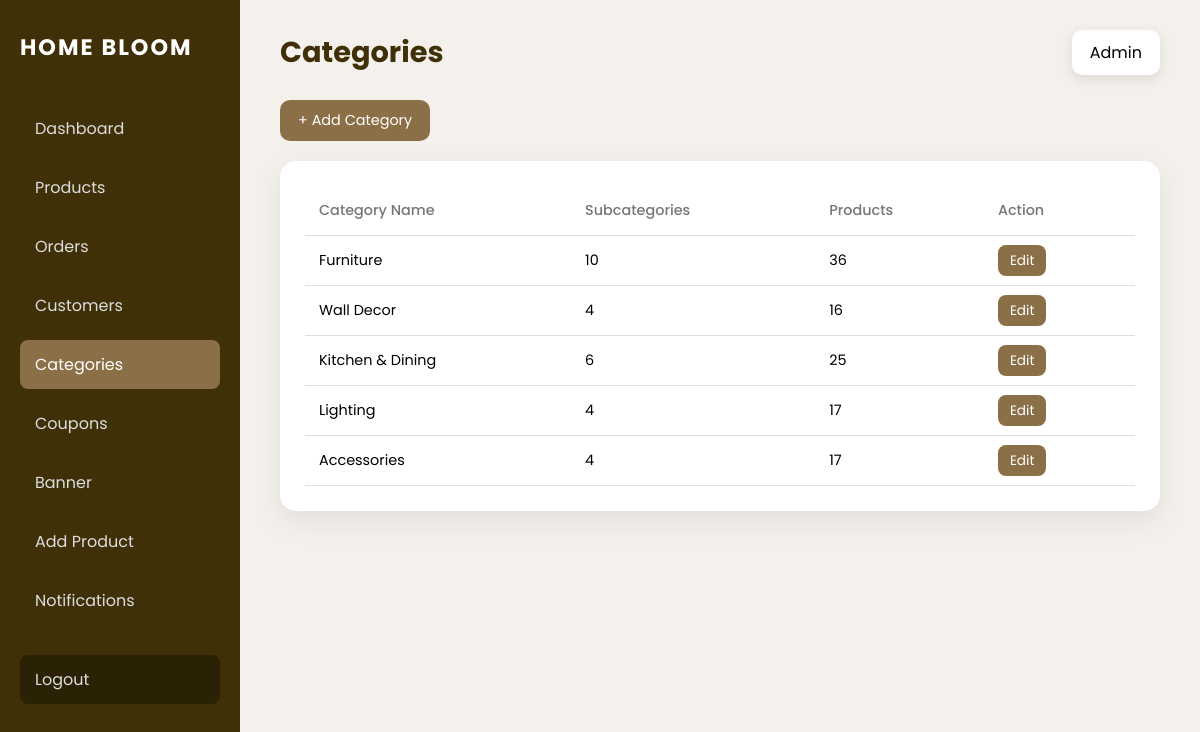
The page /admincategory (signed in) on the database its author committed.
### bloom/models.py (models this page shows, shortened)
class Category(models.Model):
    name = models.CharField(max_length=100)

### bloom/views.py (the view)
# urls.py: path('admincategory',views.admincategory,name='admincategory'),
@never_cache
@staff_member_required(login_url='home')
def admincategory(request):
    categories = Category.objects.all()
    return render(request, "admincategory.html", {
        "categories": categories
    })

### bloom/templates/admincategory.html (shortened to what this page needs)
<!DOCTYPE html>
<html lang="en">
<head>
</head>
<body>
<div class="dashboard-wrapper">
    <aside class="sidebar">
        <h2 class="brand">HOME BLOOM</h2>
        <nav>
            <a href="{% url 'admindashboard' %}">Dashboard</a>
            <a href="{% url 'adminproduct' %}">Products</a>
            <a href="{% url 'adminorder' %}">Orders</a>
            <a href="{% url 'admincustomer' %}">Customers</a>
            <a href="{% url 'admincategory' %}" class="active">Categories</a>
            <a href="{% url 'admincoupon' %}">Coupons</a>
            <a href="{% url 'banner_add'%}">Banner</a>
            <a href="{%url 'addproduct'%}">Add Product</a>
            <a href="{% url 'adminnotifications' %}">Notifications</a>
            <a href="/" class="logout">Logout</a>
        </nav>
    </aside>
    <main class="main-content">
        <div class="top-bar">
            <h1>Categories</h1>
            <div class="admin-info">Admin</div>
        </div>
        <div class="actions-bar">
            <a href="{% url 'categoryadd' %}" class="add-btn">+ Add Category</a>
        </div>
        <div class="table-wrapper">
            <table>
                <thead>
                    <tr>
                        <th>Category Name</th>
                        <th>Subcategories</th>
                        <th>Products</th>
                        <th>Action</th>
                    </tr>
                </thead>
                <tbody>
                {% for category in categories %}
                    <tr>
                        <td>{{ category.name }}</td>
                        <td>{{ category.subcategory_set.count }}</td>
                        <td>{{ category.product_set.count }}</td>
                        <td class="actions">
                            <a href="{% url 'categoryedit' category.id %}" class="edit">
                                Edit
                            </a>
                        </td>
                    </tr>
                {% empty %}
                    <tr>
                        <td colspan="4" class="empty">
                            No categories found.
                        </td>
                    </tr>
                {% endfor %}
                </tbody>
            </table>
        </div>
    </main>
</div>
</body>
</html>

### bloom/templates/admincategory.html (style rules this page uses)
* { margin:0; padding:0; box-sizing:border-box; font-family:'Poppins', sans-serif; }
body { background:#f4f1ec; }
.dashboard-wrapper { display:flex; min-height:100vh; }
.sidebar { width:240px; background:#3f3007; color:#fff; padding:30px 20px; }
.brand { font-size:1.4rem; letter-spacing:2px; margin-bottom:40px; }
.sidebar nav a { display:block; color:#ddd; text-decoration:none; padding:12px 15px; border-radius:8px; margin-bottom:10px; }
.sidebar nav a:hover, .sidebar nav a.active { background:#8B6F47; color:#fff; }
.logout { margin-top:30px; background:#2b2205; }
.main-content { flex:1; padding:30px 40px; }
.top-bar { display:flex; justify-content:space-between; align-items:center; margin-bottom:25px; }
.top-bar h1 { font-size:1.8rem; color:#3f3007; }
.admin-info { background:#fff; padding:10px 18px; border-radius:10px; box-shadow:0 4px 12px rgba(0,0,0,.1); }
.actions-bar { display:flex; justify-content:space-between; align-items:center; margin-bottom:20px; }
.add-btn { background:#8B6F47; color:#fff; padding:10px 18px; border-radius:10px; text-decoration:none; font-size:0.9rem; }
.table-wrapper { background:#fff; border-radius:16px; padding:25px; box-shadow:0 10px 30px rgba(0,0,0,.08); }
table { width:100%; border-collapse:collapse; }
th,td { padding:14px; text-align:left; border-bottom:1px solid #e0e0e0; font-size:0.9rem; }
th { color:#777; font-weight:500; }
.actions a { padding:6px 12px; border-radius:8px; font-size:0.85rem; text-decoration:none; color:#fff; margin-right:6px; }
.edit { background:#8B6F47; }

### rows shown on the page
Category: name "Furniture", subcategory_set.count "10", product_set.count "36"
Category: name "Wall Decor", subcategory_set.count "4", product_set.count "16"
Category: name "Kitchen & Dining", subcategory_set.count "6", product_set.count "25"
Category: name "Lighting", subcategory_set.count "4", product_set.count "17"
Category: name "Accessories", subcategory_set.count "4", product_set.count "17"
